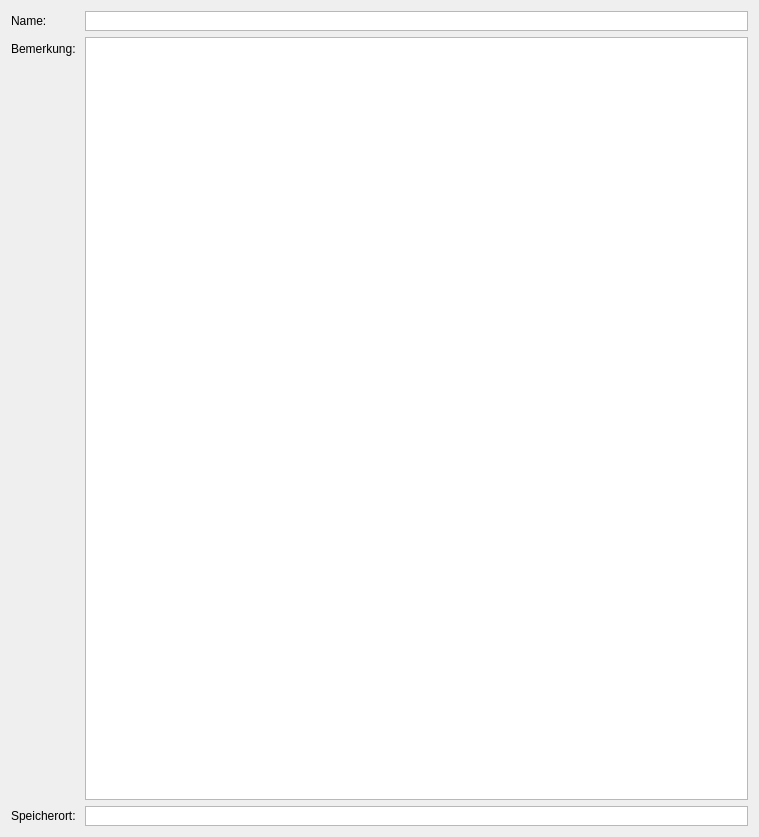
<?xml version="1.0" encoding="UTF-8"?>
<ui version="4.0">
 <class>Form</class>
 <widget class="QWidget" name="Form">
  <property name="geometry">
   <rect>
    <x>0</x>
    <y>0</y>
    <width>759</width>
    <height>837</height>
   </rect>
  </property>
  <property name="windowTitle">
   <string>Form</string>
  </property>
  <layout class="QGridLayout" name="gridLayout">
   <item row="0" column="0">
    <layout class="QFormLayout" name="formLayout">
     <item row="0" column="0">
      <widget class="QLabel" name="label">
       <property name="text">
        <string>Name:</string>
       </property>
      </widget>
     </item>
     <item row="0" column="1">
      <widget class="QTextBrowser" name="showName">
       <property name="maximumSize">
        <size>
         <width>16777215</width>
         <height>20</height>
        </size>
       </property>
       <property name="verticalScrollBarPolicy">
        <enum>Qt::ScrollBarAlwaysOff</enum>
       </property>
       <property name="horizontalScrollBarPolicy">
        <enum>Qt::ScrollBarAlwaysOff</enum>
       </property>
       <property name="lineWrapMode">
        <enum>QTextEdit::NoWrap</enum>
       </property>
       <property name="html">
        <string>&lt;!DOCTYPE HTML PUBLIC &quot;-//W3C//DTD HTML 4.0//EN&quot; &quot;http://www.w3.org/TR/REC-html40/strict.dtd&quot;&gt;
&lt;html&gt;&lt;head&gt;&lt;meta name=&quot;qrichtext&quot; content=&quot;1&quot; /&gt;&lt;style type=&quot;text/css&quot;&gt;
p, li { white-space: pre-wrap; }
&lt;/style&gt;&lt;/head&gt;&lt;body style=&quot; font-family:'MS Shell Dlg 2'; font-size:8.25pt; font-weight:400; font-style:normal;&quot;&gt;
&lt;p style=&quot;-qt-paragraph-type:empty; margin-top:0px; margin-bottom:0px; margin-left:0px; margin-right:0px; -qt-block-indent:0; text-indent:0px; font-size:8pt;&quot;&gt;&lt;br /&gt;&lt;/p&gt;&lt;/body&gt;&lt;/html&gt;</string>
       </property>
       <property name="openLinks">
        <bool>false</bool>
       </property>
      </widget>
     </item>
     <item row="1" column="0">
      <widget class="QLabel" name="label_3">
       <property name="text">
        <string>Bemerkung: </string>
       </property>
      </widget>
     </item>
     <item row="1" column="1">
      <widget class="QTextBrowser" name="showBemerkung"/>
     </item>
     <item row="2" column="0">
      <widget class="QLabel" name="label_5">
       <property name="text">
        <string>Speicherort: </string>
       </property>
      </widget>
     </item>
     <item row="2" column="1">
      <widget class="QTextBrowser" name="showDir">
       <property name="maximumSize">
        <size>
         <width>16777215</width>
         <height>20</height>
        </size>
       </property>
       <property name="verticalScrollBarPolicy">
        <enum>Qt::ScrollBarAlwaysOff</enum>
       </property>
       <property name="horizontalScrollBarPolicy">
        <enum>Qt::ScrollBarAlwaysOff</enum>
       </property>
       <property name="lineWrapMode">
        <enum>QTextEdit::NoWrap</enum>
       </property>
       <property name="openLinks">
        <bool>false</bool>
       </property>
      </widget>
     </item>
    </layout>
   </item>
  </layout>
 </widget>
 <resources/>
 <connections/>
</ui>
